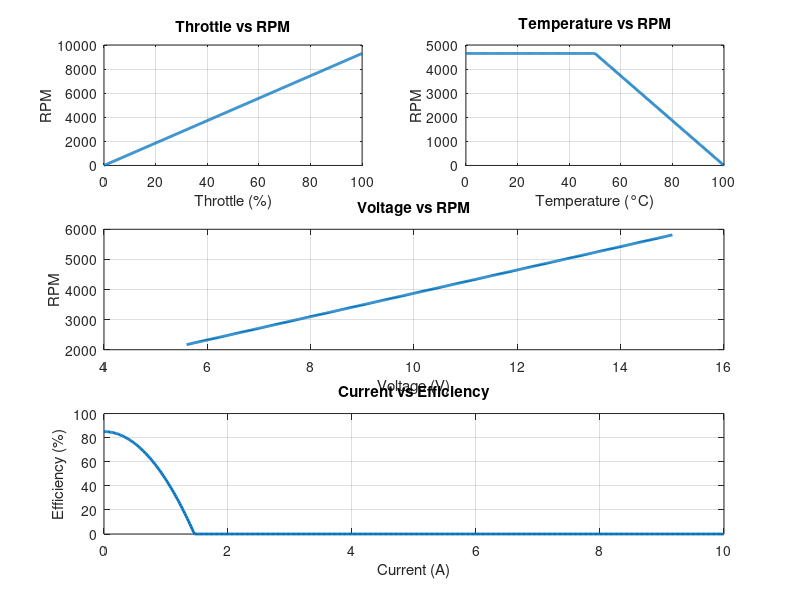

MATLAB code for this plot: (Note: this script raises an error after producing the figure.)
% Define the maximum current and temperature threshold
max_current = 10; % in Amperes
max_throttle = 100; % in percentage
temp_threshold = 50; % in degrees Celsius, threshold temperature
max_temp = 100; % in degrees Celsius, maximum temperature

% Motor parameters
R  = 0.090;          % Resistance in ohms
L  = 0.0;       % Inductance in henrys
Kv = 930;       % Motor velocity constant (RPM/V)
Ke = Kv / 60;   % Back EMF constant (V/rad/s) FOR 1 DEGREE APROX
num_poles = 12;  % Number of poles in the motor

% Fixed input voltage
V_input = 12; % in volts

% Coefficients for non-linear efficiency model (example values, may need to be adjusted)
a = 0.9;  % Peak efficiency
b = 0.4;  % Affects the curve shape
c = 0.05; % Minimum efficiency

% Function to calculate current based on throttle and temperature
function current = esc_current(throttle, temperature, max_current, max_throttle, temp_threshold, max_temp)
    % Linear relationship between throttle and current
    current = (max_current / max_throttle) * throttle;
    
    % Adjust current based on temperature
    if temperature > temp_threshold
        % Decrease current linearly as temperature rises above threshold
        temp_factor = (max_temp - temperature) / (max_temp - temp_threshold);
        current = current * temp_factor;
    end
    
    % Ensure current is not negative
    current = max(current, 0);
end

% Function to calculate RPM based on current and voltage
function rpm = calculate_rpm(current, Kv)
            rpm = Kv * current;
end

% Function to calculate voltage based on current and back EMF
function voltage = calculate_voltage(current, R, E)
    voltage = (R  + E)* current;
end

% Function to calculate efficiency based on current
function efficiency = calculate_efficiency(current, a, b, c)
    efficiency = (a - b * (current^2) - c);
    efficiency = max(efficiency, 0); % Ensure efficiency is never negative
end

% Generate data for plotting
throttle_values     = linspace(0, 100, 500);
temperature_values  = linspace(0, 100, 500);
current_values      = linspace(0, 10, 500);
voltage_values      = linspace(5.6, 15, 500);

% Initialize vectors for results
rpm_vs_throttle       = zeros(1, length(throttle_values));
rpm_vs_temperature    = zeros(1, length(temperature_values));
rpm_vs_voltage        = zeros(1, length(voltage_values));
efficiency_vs_current = zeros(1, length(current_values));

% Calculate RPM and Voltage for varying throttle at a fixed temperature (e.g., 50°C)
for i = 1:length(throttle_values)
    throttle = throttle_values(i);
    temperature = 50;
    current = esc_current(throttle, temperature, max_current, max_throttle, temp_threshold, max_temp);
    E = Ke * (Kv * current); % Back EMF in volts
    rpm_vs_throttle(i) = calculate_rpm(current, Kv);
end

% Calculate RPM and Voltage for varying temperature at a fixed throttle (e.g., 50%)
for i = 1:length(temperature_values)
    throttle = 50;
    temperature = temperature_values(i);
    current = esc_current(throttle, temperature, max_current, max_throttle, temp_threshold, max_temp);
    rpm_vs_temperature(i) = calculate_rpm(current, Kv);
end

% Calculate RPM for varying voltage at a fixed throttle (e.g., 50%) and fixed temperature (e.g., 50°C)
for i = 1:length(voltage_values)
    voltage_input = voltage_values(i);
    throttle = 50;
    temperature = 50;
    current = esc_current(throttle, temperature, max_current, max_throttle, temp_threshold, max_temp);
    E = Ke * (Kv * current); % Back EMF in volts
    rpm_vs_voltage(i) = calculate_rpm(current * voltage_input / V_input , Kv);
end

% Calculate Efficiency for varying current
for i = 1:length(current_values)
    current = current_values(i);
    efficiency_vs_current(i) = calculate_efficiency(current, a, b, c);
end

% Plotting results

figure;

% Current vs RPM (Throttle effect)
subplot(3,2,1);
plot(throttle_values, rpm_vs_throttle, 'LineWidth', 2);
title('Throttle vs RPM');
xlabel('Throttle (%)');
ylabel('RPM');
grid on;

% Temperature vs RPM (Temperature effect)
subplot(3,2,2);
plot(temperature_values, rpm_vs_temperature, 'LineWidth', 2);
title('Temperature vs RPM');
xlabel('Temperature (°C)');
ylabel('RPM');
grid on;

% Voltage vs RPM (Voltage effect)
subplot(3,2,[3 4]);
plot(voltage_values, rpm_vs_voltage, 'LineWidth', 2);
title('Voltage vs RPM');
xlabel('Voltage (V)');
ylabel('RPM');
grid on;

% Current vs Efficiency
subplot(3,2,[5 6]);
plot(current_values, efficiency_vs_current * 100, 'LineWidth', 2); % Convert to percentage
title('Current vs Efficiency');
xlabel('Current (A)');
ylabel('Efficiency (%)');
grid on;

sgtitle('BLDC Motor Characteristics with Throttle and Temperature Effects');